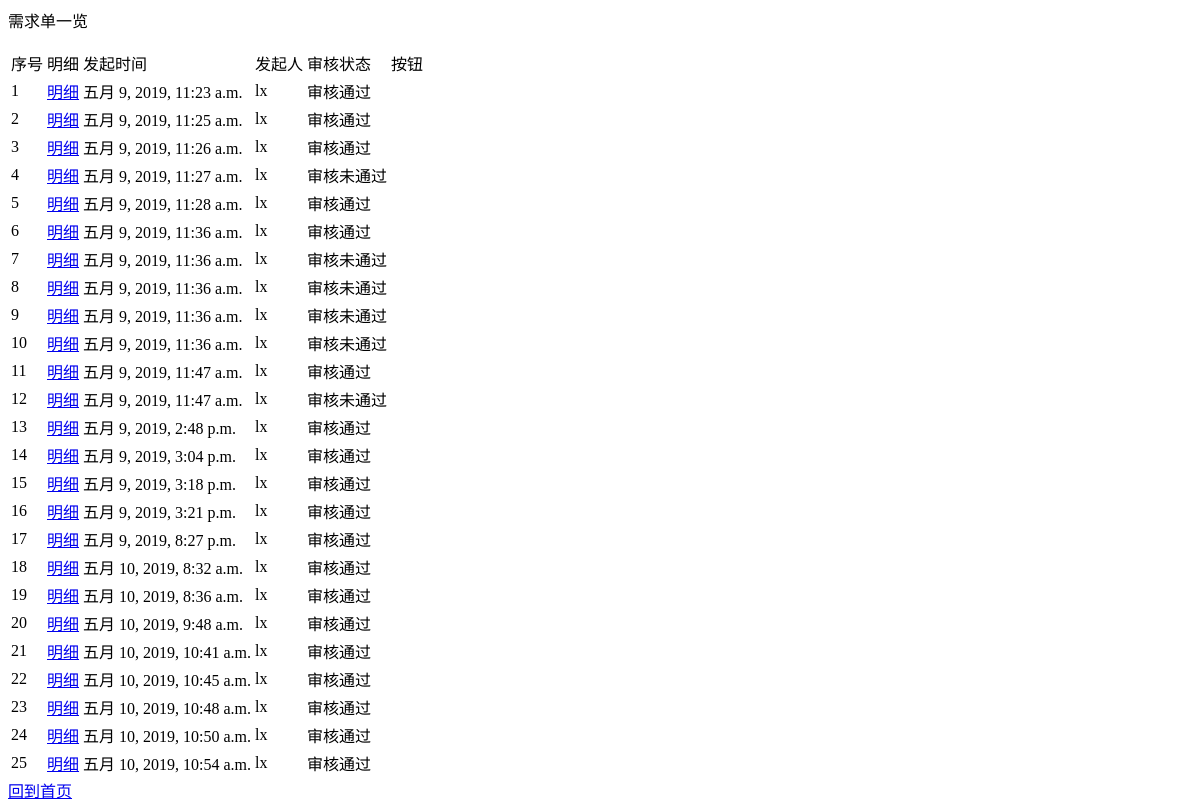
The app's page /demand/query/, older data.
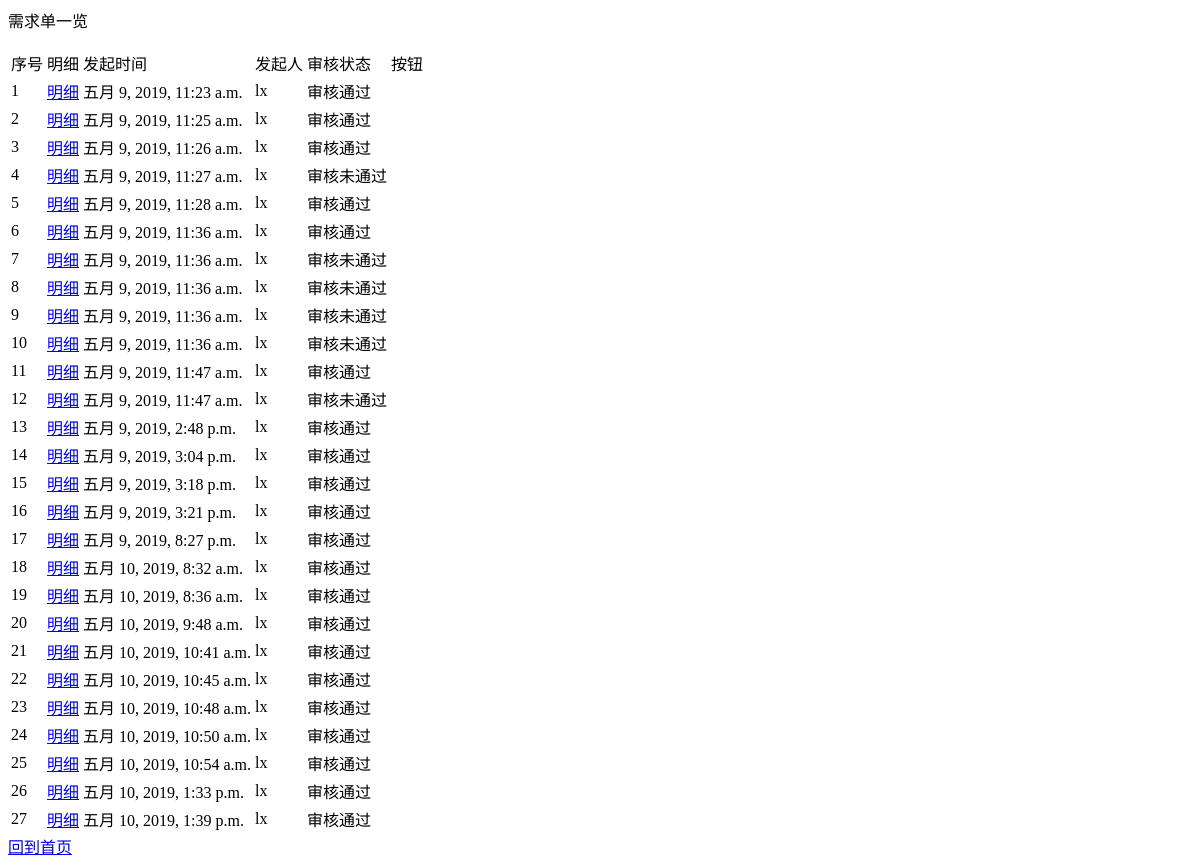
The same page, newer data.
### demand/models.py (models this page shows)
class Demand(models.Model):
    id = models.IntegerField('id', primary_key=True)
    due_time = models.DateTimeField('due_time', default=timezone.now)
    demander = models.ForeignKey(Demander, on_delete=models.CASCADE)
    create_time = models.DateTimeField('create_time', default=timezone.now)
    create_user = models.ForeignKey(User, on_delete=models.CASCADE)
    status = models.IntegerField('status', default=0)  # 0 未处理 1 审核通过 2 单子完成 3 审核未通过
    check_time = models.DateTimeField('check_time', default=timezone.now)

### user/models.py (models this page shows, shortened)
class User(models.Model):
    id = models.IntegerField('id', primary_key=True)
    user_name = models.CharField('user_name', unique=True, blank=False, max_length=20)
    create_time = models.DateTimeField('create_time', default=timezone.now)
    is_admin = models.BooleanField('is_admin', default=False)
    password = models.CharField('password', blank=False, max_length=20)
    worker_type = models.IntegerField('worker_type', default=0)

### demand/views.py (the view)
# urls.py: path('query/', views.query, name='query'),
def query(request):
    demand_list = Demand.objects.all()
    status_dict = {
        1: '审核通过',
        2: '已完成',
        0: '待审核',
        3: '审核未通过',
    }
    context = {
        'demand_list': demand_list,
        'status_dict': status_dict,
    }
    return render(request, 'demand/query.html', context)

### demand/templates/demand/query.html (shortened to what this page needs)
<body>
    <p> 需求单一览 </p>
    <table>
        <tr>
            <td> 序号 </td>
            <td> 明细 </td>
            <td> 发起时间 </td>
            <td> 发起人 </td>
            <td> 审核状态 </td>
            <td> 按钮 </td>
        </tr>
        {% for demand in demand_list %}
            <tr>
                <td> {{forloop.counter}} </td>
                <td><a href="{% url 'demand:query_detail' demand.id %}">明细</a></td>
                <td> {{demand.create_time}} </td>
                <td> {{demand.create_user.user_name}} </td>
                {% if demand.status == 1 %}
                    <td>
                        {{status_dict.1}}
                    </td>
                {% endif %}
                {% if demand.status == 3 %}
                    <td>
                        {{status_dict.3}}
                    </td>
                {% endif %}
            </tr>
        {% endfor %}
    </table>
    <a href="{% url 'user:index' %}">回到首页</a>
</body>

Row changes from the older to the newer data that the page shows:
added Demand: create_time "五月 10, 2019, 1:33 p.m.", create_user.user_name "lx", status_dict "审核通过"
added Demand: create_time "五月 10, 2019, 1:39 p.m.", create_user.user_name "lx", status_dict "审核通过"
